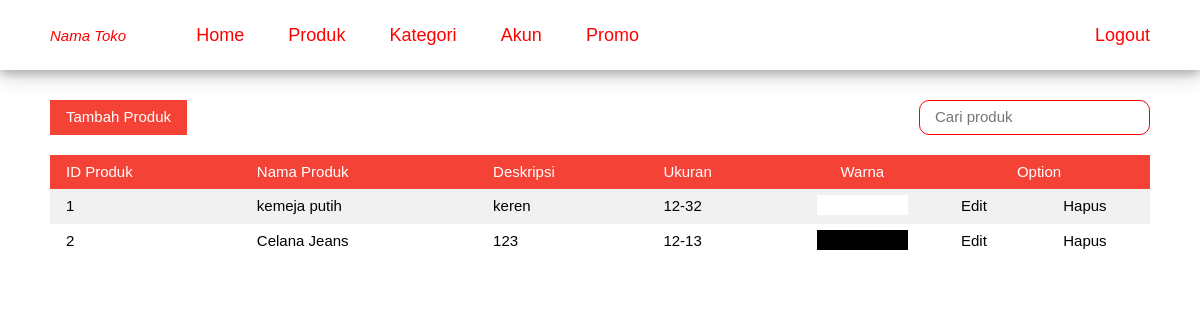
Before: /admin/product.php with the older database file.
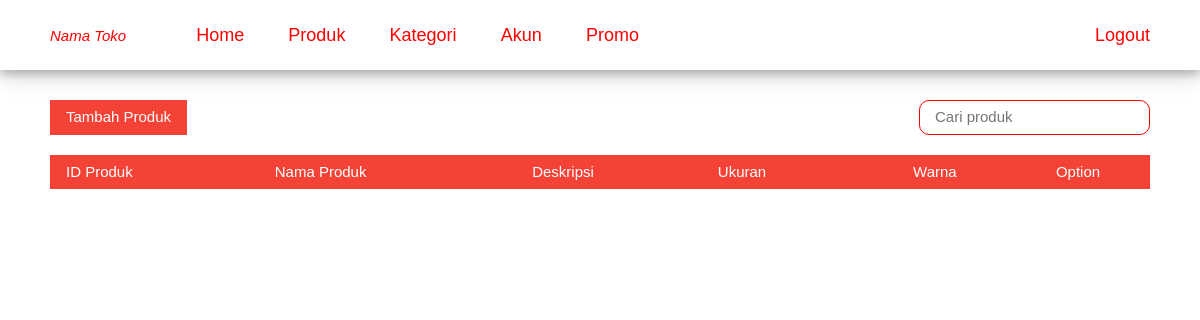
After: the same page with the newer database file.
### tables this page shows
CREATE TABLE `dataproduct` (
  `idProduct` smallint(5) UNSIGNED NOT NULL,
  `name` char(30) NOT NULL,
  `description` tinytext NOT NULL,
  `size` char(10) NOT NULL,
  `color` char(7) NOT NULL,
  `picture` char(50) NOT NULL
);

### admin/product.php (the view, shortened to what this page needs)
<?php
    include "../config/config.php";
?>
<!DOCTYPE html>
<html lang="en">
<head>
    <link rel="stylesheet" type="text/css" href="../style/w3.css">
    <link rel="stylesheet" type="text/css" href="../style/css.css">
    <link rel="stylesheet" type="text/css" href="../style/w3.css">
    <link rel="stylesheet" type="text/css" href="../style/css.css">
</head>
<body>
<?php
    include 'menu.php';
?>
<div class="isi">
  <button class="w3-btn w3-red" onclick="document.getElementById('productAdd').style.display='block'">Tambah Produk</button>
  <input type="text" name="search" placeholder="Cari produk" class="search" style="margin: 0 0 20px 0; float: right;">
  <table class="w3-table w3-hoverable w3-striped">
    <tr class="w3-red">
      <td>ID Produk</td>
      <td>Nama Produk</td>
      <td>Deskripsi</td>
      <td>Ukuran</td>
      <td><center>Warna</center></td>
      <td colspan="2"><center>Option</center></td>
    </tr>
    <?php
	    $sql = "SELECT * FROM dataproduct";
        $query = $mysqli->query($sql);
        while($row = $query->fetch_assoc()){
    ?>
    <tr>
    	<td><?php echo $row['idProduct']; ?></td>
    	<td><?php echo $row['name']; ?></td>
    	<td><?php echo $row['description']; ?></td>
    	<td><?php echo $row['size']; ?></td>
    	<td style="padding-right: 20px; padding-left: 20px"><div style="padding: 10px; background-color:<?php echo $row['color']; ?>;"></div></td>
        <td><center><a class="option" onclick="document.getElementById('dataProductEdit').style.display='block'">Edit</a></center></td>
        <td><center><a onclick="productDelete(<?php echo $row['idProduct']; ?>,'<?php echo $row['name']; ?>')" class="option">Hapus</a></center></td>
    </tr>
    <?php
    	}
    ?>
  </table>
</div>
</body>
</html>

### admin/menu.php
<div class="header w3-card-4">
    <p class="toko"><i>Nama Toko</i></p>
    <a href="index.php"><button>Home</button></a>
    <a href="product.php"><button>Produk</button></a>
    <a href="category.php"><button>Kategori</button></a>
    <a href="sosmed.php"><button>Akun</button></a>
    <a href="sale.php"><button>Promo</button></a>
    <a href="index.php?logout=true"><button style="float: right;">Logout</button></a>
</div>

### style/w3.css (style rules this page uses)
html { -ms-text-size-adjust:100%;-webkit-text-size-adjust:100% }
body { margin:0 }
a { -webkit-tap-highlight-color:transparent;background-color:transparent }
button,input,optgroup,select,textarea { color:inherit;font:inherit;margin:0 }
button { overflow:visible }
button,select { text-transform:none }
button,html input[type=button],input[type=reset],input[type=submit] { -webkit-appearance:button;cursor:pointer }
html,body { font-family:Verdana,sans-serif;font-size:15px;line-height:1.5 }
a { color:inherit }
table { border-collapse:collapse;border-spacing:0;width:100%;display:table }
table,th,td { border:none }
.w3-table td,.w3-table th,.w3-table-all td,.w3-table-all th { padding:6px 8px;display:table-cell;text-align:left;vertical-align:top }
.w3-table th:first-child,.w3-table td:first-child,.w3-table-all th:first-child,.w3-table-all td:first-child { padding-left:16px }
.w3-btn,.w3-btn-block { border:none;display:inline-block;outline:0;padding:6px 16px;vertical-align:middle;overflow:hidden;text-decoration:none !important;color:#fff;background-color:#000;text-align:center;cursor:pointer;white-space:nowrap }
.w3-btn,.w3-btn-floating,.w3-btn-floating-large { -webkit-touch-callout:none;-webkit-user-select:none;-khtml-user-select:none;-moz-user-select:none;-ms-user-select:none;user-select:none; }
.w3-navbar a,.w3-topnav a,.w3-sidenav a,.w3-dropnav a,.w3-pagination li a,.w3-hoverable tbody tr,.w3-btn,.w3-btn-floating,.w3-btn-floating-large,.w3-hover-opacity,.w3-hover-shadow,.w3-accordion-content a,.w3-dropdown-content a,.w3-dropdown-click:hover,.w3-dropdown-hover:hover,.w3-opennav,.w3-closenav,.w3-closebtn, .w3-hover-amber,.w3-hover-aqua,.w3-hover-blue,.w3-hover-light-blue,.w3-hover-brown,.w3-hover-cyan,.w3-hover-blue-grey,.w3-hover-green,.w3-hover-light-green,.w3-hover-indigo,.w3-hover-khaki,.w3-hover-lime,.w3-hover-orange,.w3-hover-deep-orange,.w3-hover-pink, .w3-hover-purple,.w3-hover-deep-purple,.w3-hover-red,.w3-hover-sand,.w3-hover-teal,.w3-hover-yellow,.w3-hover-white,.w3-hover-black,.w3-hover-grey,.w3-hover-light-grey,.w3-hover-dark-grey,.w3-hover-text-amber,.w3-hover-text-aqua,.w3-hover-text-blue,.w3-hover-text-light-blue, .w3-hover-text-brown,.w3-hover-text-cyan,.w3-hover-text-blue-grey,.w3-hover-text-green,.w3-hover-text-light-green,.w3-hover-text-indigo,.w3-hover-text-khaki,.w3-hover-text-lime,.w3-hover-text-orange,.w3-hover-text-deep-orange,.w3-hover-text-pink,.w3-hover-text-purple, .w3-hover-text-deep-purple,.w3-hover-text-red,.w3-hover-text-sand,.w3-hover-text-teal,.w3-hover-text-yellow,.w3-hover-text-white,.w3-hover-text-black,.w3-hover-text-grey,.w3-hover-text-light-grey,.w3-hover-text-dark-grey { -webkit-transition:all 0.3s ease;transition:all 0.3s ease }
.w3-card-4,.w3-hover-shadow:hover { box-shadow:0 4px 8px 0 rgba(0,0,0,0.2),0 6px 20px 0 rgba(0,0,0,0.19) !important }
.w3-red,.w3-hover-red:hover { color:#fff !important;background-color:#f44336 !important }
.w3-striped tbody tr:nth-child(even) { background-color:#f1f1f1 }

### style/css.css (style rules this page uses)
.header { padding: 20px 30px 0 0; height: 70px; }
.toko { color: red; float: left; margin: 5px 50px; }
.header button { text-decoration: none; color: red; margin-top: -20px; background-color: white; border: none; height: 70px; font-size: 18px; padding: 0 20px; }
.header a { text-decoration: none; width: 100%; color: red; }
.search { margin: -5px 30px 0 0; border: 1px solid red; border-radius: 10px; padding: 5px 15px; }
.isi { padding: 30px 50px; }
.option { text-decoration: none; cursor: pointer; }

Changed rows visible on the page:
removed dataproduct: idProduct "1", name "kemeja putih", description "keren", size "12-32"
removed dataproduct: idProduct "2", name "Celana Jeans", description "123", size "12-13"
